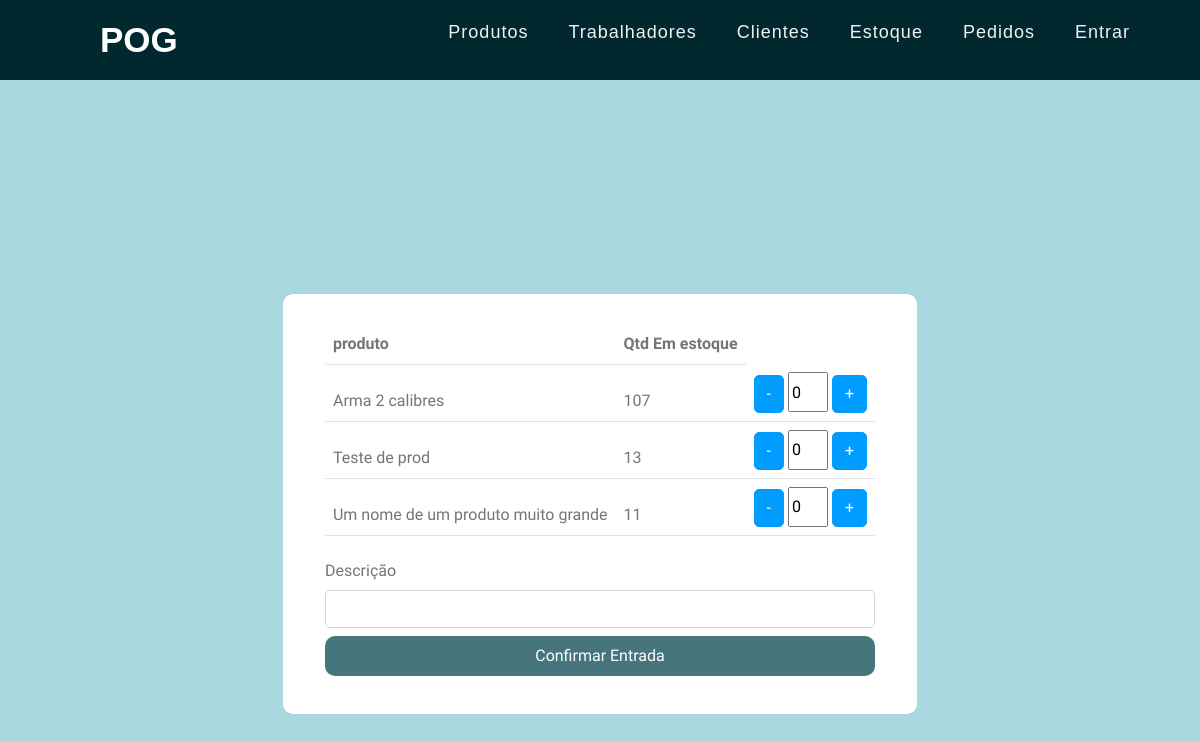
/gerarEntrada, run on an earlier commit of the app's database.
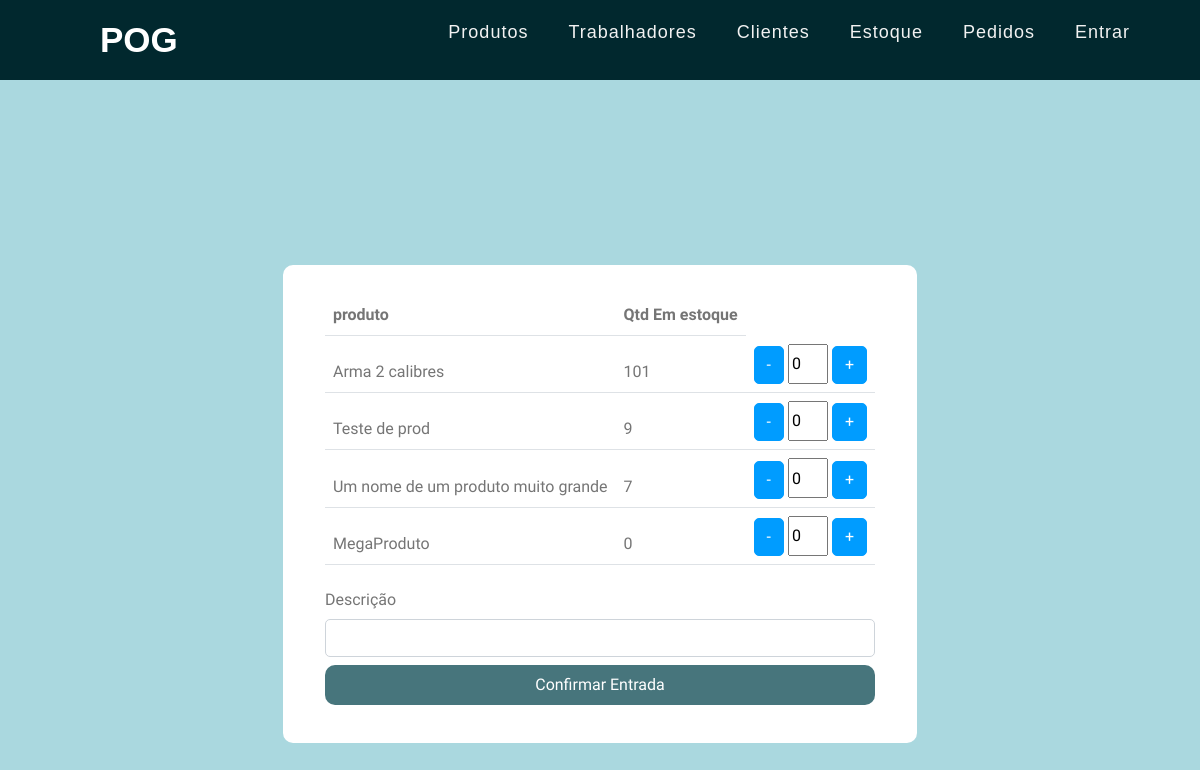
And on a later commit of the database.
### estoque/models.py (models this page shows)
class Estoque(models.Model):
    produto = models.ForeignKey(ModelProduto.Product,on_delete=models.CASCADE)
    quantidade = models.IntegerField()
    min_prod = models.IntegerField(null=True,default=0)
    max_prod = models.IntegerField(null=True,default=0)
    data_registro = models.DateTimeField(null=True,auto_now_add=True)

### product/models.py (models this page shows, shortened)
class Product(models.Model):
    nome = models.CharField(max_length=200)
    data_registro = models.DateTimeField(auto_now_add=True,null=True)

### pedidos/views.py (the view, shortened to what this page needs)
# urls.py: path('gerarEntrada',views.GerarEntrada, name='GerarEntrada'),
def GerarEntrada(request):
    alert ={}
    alert['messages']=[]
    Estoque = EstoqueModel.Estoque.objects.all()
    if request.method !='POST':
        for product in Estoque:
            if product.quantidade < product.min_prod:
                product_message = f"Alertamos que o produto {product.produto.nome},esta com quantidade abaixo do esperado em estoque"
                alert['messages'].append(product_message)
        if len(alert['messages']) < 1:
            return render (request,'pedidos/GerarEntrada.html',context={
                "Estoque": EstoqueModel.Estoque.objects.all()
            })
        return render (request,'pedidos/GerarEntrada.html',context={
            "alert" :alert,
            "Estoque": EstoqueModel.Estoque.objects.all()
            })

### pedidos/templates/pedidos/GerarEntrada.html (shortened to what this page needs)
{%extends 'base.html'%}
{%block 'conteudo'%}
<div class="Pcontainer">
    <div class="row g-6">
        <div style="width:auto" class="form-group box">
            <div>
                <div>
                    <form id ="form" action="{% url 'GerarEntrada' %}" method="post">
                        <table class="form-group table table-hover">
                            <thead>
                                <th scope="col">produto</th>
                                <th scope="col">Qtd Em estoque</th>
                                {% for product in Estoque %}
                                <tr>
                                    <td scope="row">{{ product.produto.nome }}</td>
                                    <td>{{product.quantidade}}</td>
                                    <td>
                                        <div>
                                            <button type="button" class="btn btn-primary" onclick="diminuiValor('{{product.produto.id }}')">-</button>
                                            <input value="0" maxlength ="{{product.quantidade}}" style="width:40px;height:40px;" type="number"name="{{product.produto.id}}" id="{{product.produto.id}}" onkeypress="return onlynumber()" >
                                            <button  type="button" class="btn btn-primary" onclick="aumentaValor('{{product.produto.id }}')">+</button>
                                        </div>
                                    </td>
                                </tr>
                                {% endfor %}
                            </thead>
                        </table>
                        <label for="description"class="col-md-6 col-form-label text-md-right"> Descrição</label>
                        <input id="description" name="description"class="form-control justify-content:center col-md-2"type="text" minlength="10" maxlength="500" required>
                        <button type="submit"  class="buttonC" >Confirmar Entrada</button>
                    </form>
                </div>
            </div>
        </div>
    </div>
</div>
{%endblock%}

What changed in the data, as far as the page shows it:
changed Estoque "Arma 2 calibres": quantidade "107" → "101"
changed Estoque "Teste de prod": quantidade "13" → "9"
changed Estoque "Um nome de um produto muito grande": quantidade "11" → "7"
added Estoque: produto.nome "MegaProduto", quantidade "0"
